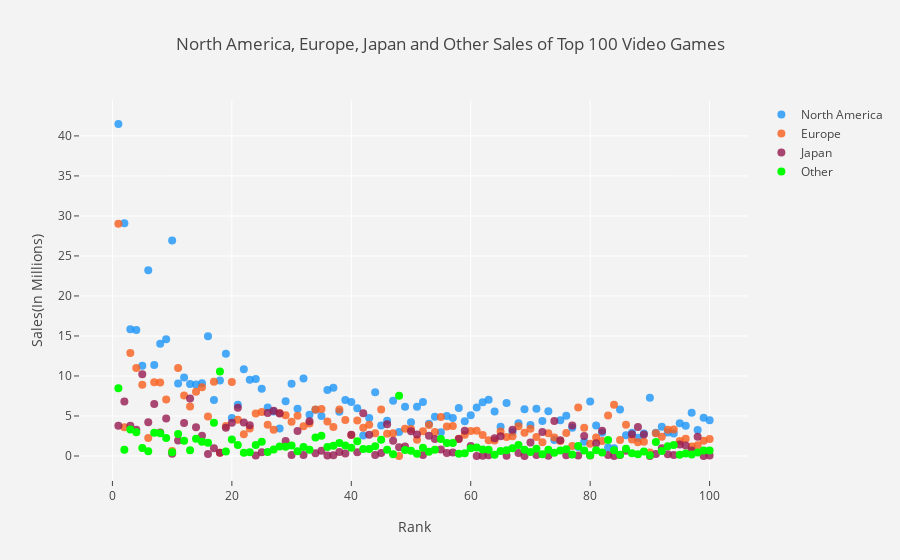

Here is the notebook cell this chart was saved with:
### Code cell
trace1 = go.Scatter(
                    x = df.Rank,
                    y = df.NA_Sales,
                    mode = "markers",
                    name = "North America",
                    marker = dict(color = 'rgba(28, 149, 249, 0.8)',size=8),
                    text= df.Name)

trace2 = go.Scatter(
                    x = df.Rank,
                    y = df.EU_Sales,
                    mode = "markers",
                    name = "Europe",
                    marker = dict(color = 'rgba(249, 94, 28, 0.8)',size=8),
                    text= df.Name)
trace3 = go.Scatter(
                    x = df.Rank,
                    y = df.JP_Sales,
                    mode = "markers",
                    name = "Japan",
                    marker = dict(color = 'rgba(150, 26, 80, 0.8)',size=8),
                    text= df.Name)
trace4 = go.Scatter(
                    x = df.Rank,
                    y = df.Other_Sales,
                    mode = "markers",
                    name = "Other",
                    marker = dict(color = 'lime',size=8),
                    text= df.Name)
                    

data = [trace1, trace2,trace3,trace4]
layout = dict(title = 'North America, Europe, Japan and Other Sales of Top 100 Video Games',
              xaxis= dict(title= 'Rank',ticklen= 5,zeroline= False,zerolinewidth=1,gridcolor="white"),
              yaxis= dict(title= 'Sales(In Millions)',ticklen= 5,zeroline= False,zerolinewidth=1,gridcolor="white",),
              paper_bgcolor='rgb(243, 243, 243)',
              plot_bgcolor='rgb(243, 243, 243)' )
fig = dict(data = data, layout = layout)
iplot(fig)

### Figure 1 — Plotly figure (JSON) as saved in the notebook; plotly's stock layout.template omitted (floating-point values rounded to 4 significant figures)
{"data": [{"marker": {"color": "rgba(28, 149, 249, 0.8)", "size": 8}, "mode": "markers", "name": "North America", "text": ["Wii Sports", "Super Mario Bros.", "Mario Kart Wii", "Wii Sports Resort", "Pokemon Red/Pokemon Blue", "Tetris", "New Super Mario Bros.", "Wii Play", "New Super Mario Bros. Wii", "Duck Hunt", "Nintendogs", "Mario Kart DS", "Pokemon Gold/Pokemon Silver", "Wii Fit", "Wii Fit Plus", "Kinect Adventures!", "Grand Theft Auto V", "Grand Theft Auto: San Andreas", "Super Mario World", "Brain Age: Train Your Brain in Minutes a Day", "Pokemon Diamond/Pokemon Pearl", "Super Mario Land", "Super Mario Bros. 3", "Grand Theft Auto V", "Grand Theft Auto: Vice City", "Pokemon Ruby/Pokemon Sapphire", "Pokemon Black/Pokemon White", "Brain Age 2: More Training in Minutes a Day", "Gran Turismo 3: A-Spec", "Call of Duty: Modern Warfare 3", "Pokémon Yellow: Special Pikachu Edition", "Call of Duty: Black Ops", "Pokemon X/Pokemon Y", "Call of Duty: Black Ops 3", "Call of Duty: Black Ops II", "Call of Duty: Black Ops II", "Call of Duty: Modern Warfare 2", "Call of Duty: Modern Warfare 3", "Grand Theft Auto III", "Super Smash Bros. Brawl", "Call of Duty: Black Ops", "Animal Crossing: Wild World", "Mario Kart 7", "Halo 3", "Grand Theft Auto V", "Pokemon HeartGold/Pokemon SoulSilver", "Super Mario 64", "Gran Turismo 4", "Super Mario Galaxy", "Pokemon Omega Ruby/Pokemon Alpha Sapphire", "Super Mario Land 2: 6 Golden Coins", "Grand Theft Auto IV", "Gran Turismo", "Super Mario 3D Land", "Gran Turismo 5", "Call of Duty: Modern Warfare 2", "Grand Theft Auto IV", "Super Mario All-Stars", "Pokemon FireRed/Pokemon LeafGreen", "Super Mario 64", "Just Dance 3", "Call of Duty: Ghosts", "Halo: Reach", "Mario Kart 64", "New Super Mario Bros. 2", "Halo 4", "Final Fantasy VII", "Call of Duty: Ghosts", "Just Dance 2", "Gran Turismo 2", "Call of Duty 4: Modern Warfare", "Donkey Kong Country", "Minecraft", "Animal Crossing: New Leaf", "Mario Party DS", "The Elder Scrolls V: Skyrim", "Super Mario Kart", "FIFA 16", "Wii Party", "Halo 2", "Mario Party 8", "Pokemon Black 2/Pokemon White 2", "FIFA Soccer 13", "The Sims 3", "GoldenEye 007", "Mario & Sonic at the Olympic Games", "Final Fantasy X", "Final Fantasy VIII", "Pokémon Platinum Version", "Pac-Man", "Grand Theft Auto: Liberty City Stories", "Super Mario Galaxy 2", "Star Wars Battlefront (2015)", "Call of Duty: Advanced Warfare", "The Legend of Zelda: Ocarina of Time", "Crash Bandicoot 2: Cortex Strikes Back", "Super Mario Bros. 2", "Super Smash Bros. for Wii U and 3DS", "Call of Duty: World at War", "Battlefield 3"], "type": "scatter", "uid": "ec37f991-e57e-4a75-bb01-7483826a3258", "x": [1, 2, 3, 4, 5, 6, 7, 8, 9, 10, 11, 12, 13, 14, 15, 16, 17, 18, 19, 20, 21, 22, 23, 24, 25, 26, 27, 28, 29, 30, 31, 32, 33, 34, 35, 36, 37, 38, 39, 40, 41, 42, 43, 44, 45, 46, 47, 48, 49, 50, 51, 52, 53, 54, 55, 56, 57, 58, 59, 60, 61, 62, 63, 64, 65, 66, 67, 68, 69, 70, 71, 72, 73, 74, 75, 76, 77, 78, 79, 80, 81, 82, 83, 84, 85, 86, 87, 88, 89, 90, 91, 92, 93, 94, 95, 96, 97, 98, 99, 100], "y": [41.49, 29.08, 15.85, 15.75, 11.27, 23.2, 11.38, 14.03, 14.59, 26.93, 9.07, 9.81, 9, 8.94, 9.09, 14.97, 7.01, 9.43, 12.78, 4.75, 6.42, 10.83, 9.54, 9.63, 8.41, 6.06, 5.57, 3.44, 6.85, 9.03, 5.89, 9.67, 5.17, 5.77, 4.99, 8.25, 8.52, 5.54, 6.99, 6.75, 5.98, 2.55, 4.74, 7.97, 3.8, 4.4, 6.91, 3.01, 6.16, 4.23, 6.16, 6.76, 4.02, 4.89, 2.96, 4.99, 4.76, 5.99, 4.34, 5.08, 6.05, 6.72, 7.03, 5.55, 3.66, 6.63, 3.01, 4.09, 5.84, 3.88, 5.91, 4.36, 5.58, 2.01, 4.46, 5.03, 3.54, 1.11, 1.79, 6.82, 3.81, 2.91, 1.06, 0.98, 5.8, 2.58, 2.91, 2.28, 2.82, 7.28, 2.9, 3.66, 2.93, 2.8, 4.1, 3.78, 5.39, 3.24, 4.79, 4.46]}, {"marker": {"color": "rgba(249, 94, 28, 0.8)", "size": 8}, "mode": "markers", "name": "Europe", "text": ["Wii Sports", "Super Mario Bros.", "Mario Kart Wii", "Wii Sports Resort", "Pokemon Red/Pokemon Blue", "Tetris", "New Super Mario Bros.", "Wii Play", "New Super Mario Bros. Wii", "Duck Hunt", "Nintendogs", "Mario Kart DS", "Pokemon Gold/Pokemon Silver", "Wii Fit", "Wii Fit Plus", "Kinect Adventures!", "Grand Theft Auto V", "Grand Theft Auto: San Andreas", "Super Mario World", "Brain Age: Train Your Brain in Minutes a Day", "Pokemon Diamond/Pokemon Pearl", "Super Mario Land", "Super Mario Bros. 3", "Grand Theft Auto V", "Grand Theft Auto: Vice City", "Pokemon Ruby/Pokemon Sapphire", "Pokemon Black/Pokemon White", "Brain Age 2: More Training in Minutes a Day", "Gran Turismo 3: A-Spec", "Call of Duty: Modern Warfare 3", "Pokémon Yellow: Special Pikachu Edition", "Call of Duty: Black Ops", "Pokemon X/Pokemon Y", "Call of Duty: Black Ops 3", "Call of Duty: Black Ops II", "Call of Duty: Black Ops II", "Call of Duty: Modern Warfare 2", "Call of Duty: Modern Warfare 3", "Grand Theft Auto III", "Super Smash Bros. Brawl", "Call of Duty: Black Ops", "Animal Crossing: Wild World", "Mario Kart 7", "Halo 3", "Grand Theft Auto V", "Pokemon HeartGold/Pokemon SoulSilver", "Super Mario 64", "Gran Turismo 4", "Super Mario Galaxy", "Pokemon Omega Ruby/Pokemon Alpha Sapphire", "Super Mario Land 2: 6 Golden Coins", "Grand Theft Auto IV", "Gran Turismo", "Super Mario 3D Land", "Gran Turismo 5", "Call of Duty: Modern Warfare 2", "Grand Theft Auto IV", "Super Mario All-Stars", "Pokemon FireRed/Pokemon LeafGreen", "Super Mario 64", "Just Dance 3", "Call of Duty: Ghosts", "Halo: Reach", "Mario Kart 64", "New Super Mario Bros. 2", "Halo 4", "Final Fantasy VII", "Call of Duty: Ghosts", "Just Dance 2", "Gran Turismo 2", "Call of Duty 4: Modern Warfare", "Donkey Kong Country", "Minecraft", "Animal Crossing: New Leaf", "Mario Party DS", "The Elder Scrolls V: Skyrim", "Super Mario Kart", "FIFA 16", "Wii Party", "Halo 2", "Mario Party 8", "Pokemon Black 2/Pokemon White 2", "FIFA Soccer 13", "The Sims 3", "GoldenEye 007", "Mario & Sonic at the Olympic Games", "Final Fantasy X", "Final Fantasy VIII", "Pokémon Platinum Version", "Pac-Man", "Grand Theft Auto: Liberty City Stories", "Super Mario Galaxy 2", "Star Wars Battlefront (2015)", "Call of Duty: Advanced Warfare", "The Legend of Zelda: Ocarina of Time", "Crash Bandicoot 2: Cortex Strikes Back", "Super Mario Bros. 2", "Super Smash Bros. for Wii U and 3DS", "Call of Duty: World at War", "Battlefield 3"], "type": "scatter", "uid": "ca8352f2-5b6b-487c-8219-66953f2c4613", "x": [1, 2, 3, 4, 5, 6, 7, 8, 9, 10, 11, 12, 13, 14, 15, 16, 17, 18, 19, 20, 21, 22, 23, 24, 25, 26, 27, 28, 29, 30, 31, 32, 33, 34, 35, 36, 37, 38, 39, 40, 41, 42, 43, 44, 45, 46, 47, 48, 49, 50, 51, 52, 53, 54, 55, 56, 57, 58, 59, 60, 61, 62, 63, 64, 65, 66, 67, 68, 69, 70, 71, 72, 73, 74, 75, 76, 77, 78, 79, 80, 81, 82, 83, 84, 85, 86, 87, 88, 89, 90, 91, 92, 93, 94, 95, 96, 97, 98, 99, 100], "y": [29.02, 3.58, 12.88, 11.01, 8.89, 2.26, 9.23, 9.2, 7.06, 0.63, 11, 7.57, 6.18, 8.03, 8.59, 4.94, 9.27, 0.4, 3.75, 9.26, 4.52, 2.71, 3.44, 5.31, 5.49, 3.9, 3.28, 5.36, 5.09, 4.28, 5.04, 3.73, 4.05, 5.81, 5.88, 4.3, 3.63, 5.82, 4.51, 2.61, 4.44, 3.52, 3.91, 2.83, 5.81, 2.77, 2.85, 0.01, 3.4, 3.37, 2.04, 3.1, 3.87, 2.99, 4.88, 3.69, 3.76, 2.15, 2.65, 3.11, 3.15, 2.63, 1.98, 1.94, 3.07, 2.36, 2.47, 3.73, 2.89, 3.42, 2.38, 1.71, 2.83, 2.32, 1.88, 2.86, 1.24, 6.06, 3.53, 1.53, 2.3, 1.86, 5.05, 6.42, 2.01, 3.9, 2.07, 1.72, 1.78, 0.45, 2.83, 2.42, 3.29, 3.3, 1.89, 2.17, 1.18, 1.35, 1.9, 2.13]}, {"marker": {"color": "rgba(150, 26, 80, 0.8)", "size": 8}, "mode": "markers", "name": "Japan", "text": ["Wii Sports", "Super Mario Bros.", "Mario Kart Wii", "Wii Sports Resort", "Pokemon Red/Pokemon Blue", "Tetris", "New Super Mario Bros.", "Wii Play", "New Super Mario Bros. Wii", "Duck Hunt", "Nintendogs", "Mario Kart DS", "Pokemon Gold/Pokemon Silver", "Wii Fit", "Wii Fit Plus", "Kinect Adventures!", "Grand Theft Auto V", "Grand Theft Auto: San Andreas", "Super Mario World", "Brain Age: Train Your Brain in Minutes a Day", "Pokemon Diamond/Pokemon Pearl", "Super Mario Land", "Super Mario Bros. 3", "Grand Theft Auto V", "Grand Theft Auto: Vice City", "Pokemon Ruby/Pokemon Sapphire", "Pokemon Black/Pokemon White", "Brain Age 2: More Training in Minutes a Day", "Gran Turismo 3: A-Spec", "Call of Duty: Modern Warfare 3", "Pokémon Yellow: Special Pikachu Edition", "Call of Duty: Black Ops", "Pokemon X/Pokemon Y", "Call of Duty: Black Ops 3", "Call of Duty: Black Ops II", "Call of Duty: Black Ops II", "Call of Duty: Modern Warfare 2", "Call of Duty: Modern Warfare 3", "Grand Theft Auto III", "Super Smash Bros. Brawl", "Call of Duty: Black Ops", "Animal Crossing: Wild World", "Mario Kart 7", "Halo 3", "Grand Theft Auto V", "Pokemon HeartGold/Pokemon SoulSilver", "Super Mario 64", "Gran Turismo 4", "Super Mario Galaxy", "Pokemon Omega Ruby/Pokemon Alpha Sapphire", "Super Mario Land 2: 6 Golden Coins", "Grand Theft Auto IV", "Gran Turismo", "Super Mario 3D Land", "Gran Turismo 5", "Call of Duty: Modern Warfare 2", "Grand Theft Auto IV", "Super Mario All-Stars", "Pokemon FireRed/Pokemon LeafGreen", "Super Mario 64", "Just Dance 3", "Call of Duty: Ghosts", "Halo: Reach", "Mario Kart 64", "New Super Mario Bros. 2", "Halo 4", "Final Fantasy VII", "Call of Duty: Ghosts", "Just Dance 2", "Gran Turismo 2", "Call of Duty 4: Modern Warfare", "Donkey Kong Country", "Minecraft", "Animal Crossing: New Leaf", "Mario Party DS", "The Elder Scrolls V: Skyrim", "Super Mario Kart", "FIFA 16", "Wii Party", "Halo 2", "Mario Party 8", "Pokemon Black 2/Pokemon White 2", "FIFA Soccer 13", "The Sims 3", "GoldenEye 007", "Mario & Sonic at the Olympic Games", "Final Fantasy X", "Final Fantasy VIII", "Pokémon Platinum Version", "Pac-Man", "Grand Theft Auto: Liberty City Stories", "Super Mario Galaxy 2", "Star Wars Battlefront (2015)", "Call of Duty: Advanced Warfare", "The Legend of Zelda: Ocarina of Time", "Crash Bandicoot 2: Cortex Strikes Back", "Super Mario Bros. 2", "Super Smash Bros. for Wii U and 3DS", "Call of Duty: World at War", "Battlefield 3"], "type": "scatter", "uid": "c5ee54fa-6d16-4290-b626-b49b3e1d5fe2", "x": [1, 2, 3, 4, 5, 6, 7, 8, 9, 10, 11, 12, 13, 14, 15, 16, 17, 18, 19, 20, 21, 22, 23, 24, 25, 26, 27, 28, 29, 30, 31, 32, 33, 34, 35, 36, 37, 38, 39, 40, 41, 42, 43, 44, 45, 46, 47, 48, 49, 50, 51, 52, 53, 54, 55, 56, 57, 58, 59, 60, 61, 62, 63, 64, 65, 66, 67, 68, 69, 70, 71, 72, 73, 74, 75, 76, 77, 78, 79, 80, 81, 82, 83, 84, 85, 86, 87, 88, 89, 90, 91, 92, 93, 94, 95, 96, 97, 98, 99, 100], "y": [3.77, 6.81, 3.79, 3.28, 10.22, 4.22, 6.5, 2.93, 4.7, 0.28, 1.93, 4.13, 7.2, 3.6, 2.53, 0.24, 0.97, 0.41, 3.54, 4.16, 6.04, 4.18, 3.84, 0.06, 0.47, 5.38, 5.65, 5.32, 1.87, 0.13, 3.12, 0.11, 4.34, 0.35, 0.65, 0.07, 0.08, 0.49, 0.3, 2.66, 0.48, 5.33, 2.67, 0.13, 0.36, 3.96, 1.91, 1.1, 1.2, 3.08, 2.69, 0.14, 2.54, 2.13, 0.81, 0.38, 0.44, 2.12, 3.15, 1.25, 0, 0.04, 0.08, 2.23, 2.47, 0.04, 3.28, 0.38, 0.01, 1.69, 0.13, 3, 0.02, 4.36, 1.98, 0.1, 3.81, 0.06, 2.49, 0.05, 1.58, 3.14, 0.13, 0, 0.13, 0.66, 2.73, 3.63, 2.69, 0, 0.24, 0.98, 0.22, 0.14, 1.45, 1.31, 0.7, 2.42, 0, 0.06]}, {"marker": {"color": "lime", "size": 8}, "mode": "markers", "name": "Other", "text": ["Wii Sports", "Super Mario Bros.", "Mario Kart Wii", "Wii Sports Resort", "Pokemon Red/Pokemon Blue", "Tetris", "New Super Mario Bros.", "Wii Play", "New Super Mario Bros. Wii", "Duck Hunt", "Nintendogs", "Mario Kart DS", "Pokemon Gold/Pokemon Silver", "Wii Fit", "Wii Fit Plus", "Kinect Adventures!", "Grand Theft Auto V", "Grand Theft Auto: San Andreas", "Super Mario World", "Brain Age: Train Your Brain in Minutes a Day", "Pokemon Diamond/Pokemon Pearl", "Super Mario Land", "Super Mario Bros. 3", "Grand Theft Auto V", "Grand Theft Auto: Vice City", "Pokemon Ruby/Pokemon Sapphire", "Pokemon Black/Pokemon White", "Brain Age 2: More Training in Minutes a Day", "Gran Turismo 3: A-Spec", "Call of Duty: Modern Warfare 3", "Pokémon Yellow: Special Pikachu Edition", "Call of Duty: Black Ops", "Pokemon X/Pokemon Y", "Call of Duty: Black Ops 3", "Call of Duty: Black Ops II", "Call of Duty: Black Ops II", "Call of Duty: Modern Warfare 2", "Call of Duty: Modern Warfare 3", "Grand Theft Auto III", "Super Smash Bros. Brawl", "Call of Duty: Black Ops", "Animal Crossing: Wild World", "Mario Kart 7", "Halo 3", "Grand Theft Auto V", "Pokemon HeartGold/Pokemon SoulSilver", "Super Mario 64", "Gran Turismo 4", "Super Mario Galaxy", "Pokemon Omega Ruby/Pokemon Alpha Sapphire", "Super Mario Land 2: 6 Golden Coins", "Grand Theft Auto IV", "Gran Turismo", "Super Mario 3D Land", "Gran Turismo 5", "Call of Duty: Modern Warfare 2", "Grand Theft Auto IV", "Super Mario All-Stars", "Pokemon FireRed/Pokemon LeafGreen", "Super Mario 64", "Just Dance 3", "Call of Duty: Ghosts", "Halo: Reach", "Mario Kart 64", "New Super Mario Bros. 2", "Halo 4", "Final Fantasy VII", "Call of Duty: Ghosts", "Just Dance 2", "Gran Turismo 2", "Call of Duty 4: Modern Warfare", "Donkey Kong Country", "Minecraft", "Animal Crossing: New Leaf", "Mario Party DS", "The Elder Scrolls V: Skyrim", "Super Mario Kart", "FIFA 16", "Wii Party", "Halo 2", "Mario Party 8", "Pokemon Black 2/Pokemon White 2", "FIFA Soccer 13", "The Sims 3", "GoldenEye 007", "Mario & Sonic at the Olympic Games", "Final Fantasy X", "Final Fantasy VIII", "Pokémon Platinum Version", "Pac-Man", "Grand Theft Auto: Liberty City Stories", "Super Mario Galaxy 2", "Star Wars Battlefront (2015)", "Call of Duty: Advanced Warfare", "The Legend of Zelda: Ocarina of Time", "Crash Bandicoot 2: Cortex Strikes Back", "Super Mario Bros. 2", "Super Smash Bros. for Wii U and 3DS", "Call of Duty: World at War", "Battlefield 3"], "type": "scatter", "uid": "123df64d-806e-4651-bd46-489b804804a3", "x": [1, 2, 3, 4, 5, 6, 7, 8, 9, 10, 11, 12, 13, 14, 15, 16, 17, 18, 19, 20, 21, 22, 23, 24, 25, 26, 27, 28, 29, 30, 31, 32, 33, 34, 35, 36, 37, 38, 39, 40, 41, 42, 43, 44, 45, 46, 47, 48, 49, 50, 51, 52, 53, 54, 55, 56, 57, 58, 59, 60, 61, 62, 63, 64, 65, 66, 67, 68, 69, 70, 71, 72, 73, 74, 75, 76, 77, 78, 79, 80, 81, 82, 83, 84, 85, 86, 87, 88, 89, 90, 91, 92, 93, 94, 95, 96, 97, 98, 99, 100], "y": [8.46, 0.77, 3.31, 2.96, 1, 0.58, 2.9, 2.85, 2.26, 0.47, 2.75, 1.92, 0.71, 2.15, 1.79, 1.67, 4.14, 10.57, 0.55, 2.05, 1.37, 0.42, 0.46, 1.38, 1.78, 0.5, 0.82, 1.18, 1.16, 1.32, 0.59, 1.13, 0.79, 2.31, 2.52, 1.12, 1.29, 1.62, 1.3, 1.02, 1.83, 0.88, 0.89, 1.21, 2.02, 0.77, 0.23, 7.53, 0.76, 0.65, 0.29, 1.03, 0.52, 0.78, 2.12, 1.63, 1.62, 0.29, 0.35, 0.98, 1.07, 0.82, 0.78, 0.15, 0.63, 0.73, 0.96, 1.38, 0.78, 0.5, 0.9, 0.23, 0.77, 0.41, 0.7, 0.85, 0.18, 1.26, 0.68, 0.08, 0.73, 0.43, 2.01, 0.71, 0.15, 0.91, 0.33, 0.23, 0.55, 0.08, 1.75, 0.64, 1.23, 1.37, 0.16, 0.31, 0.19, 0.43, 0.69, 0.69]}], "layout": {"paper_bgcolor": "rgb(243, 243, 243)", "plot_bgcolor": "rgb(243, 243, 243)", "title": {"text": "North America, Europe, Japan and Other Sales of Top 100 Video Games"}, "xaxis": {"gridcolor": "white", "ticklen": 5, "title": {"text": "Rank"}, "zeroline": false, "zerolinewidth": 1}, "yaxis": {"gridcolor": "white", "ticklen": 5, "title": {"text": "Sales(In Millions)"}, "zeroline": false, "zerolinewidth": 1}}}
